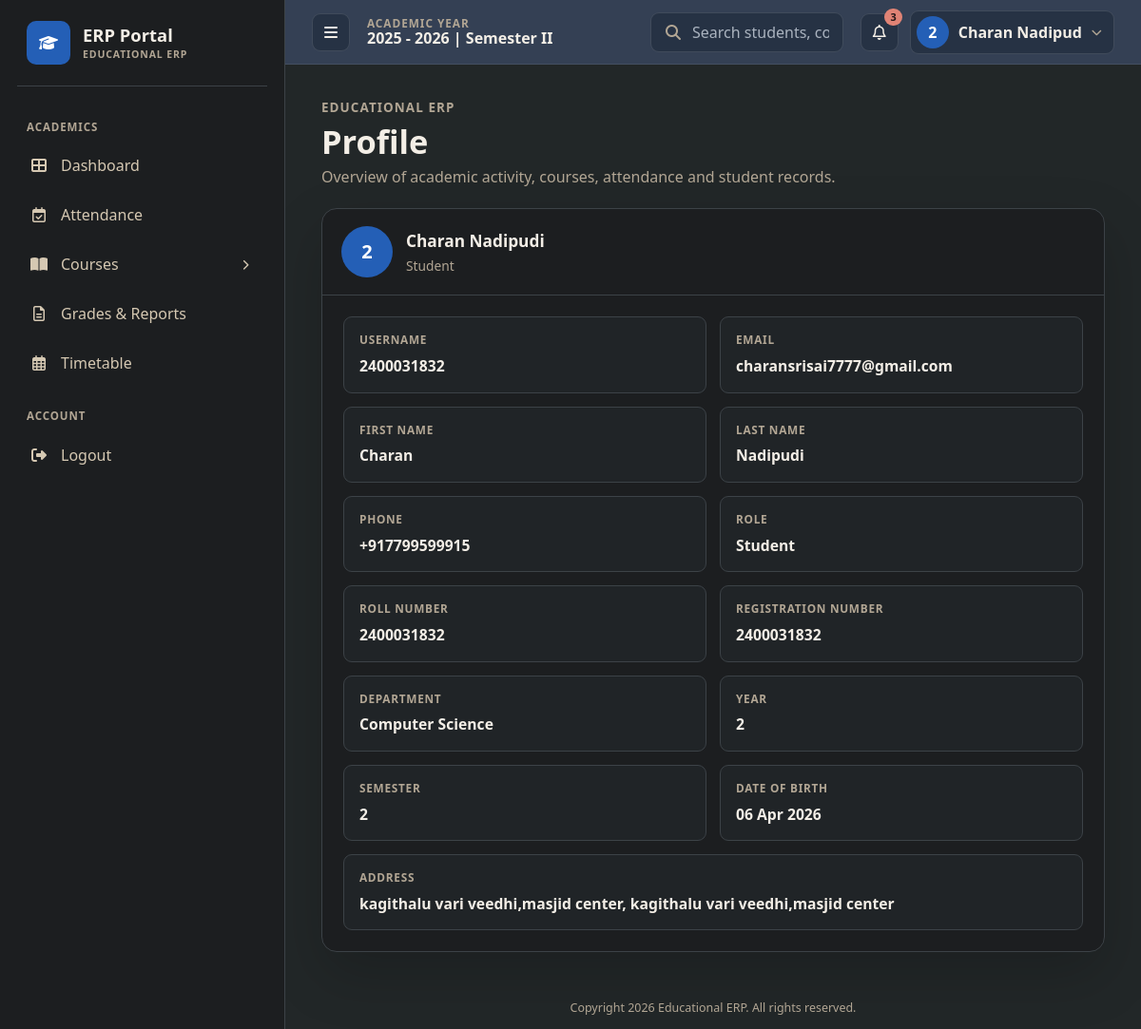
/profile/ (signed in), run on the app's committed database.
### users/models.py (models this page shows, shortened)
class CustomUser(AbstractUser):
    ROLE_CHOICES = (
        ('admin', 'Admin'),
        ('administrator', 'Administrator'),
        ('teacher', 'Faculty'),
        ('student', 'Student'),
    )
    role = models.CharField(max_length=20, choices=ROLE_CHOICES)
    phone = models.CharField(max_length=15, blank=True, null=True)

### students/models.py (models this page shows, shortened)
class Student(models.Model):
    user = models.OneToOneField(settings.AUTH_USER_MODEL, on_delete=models.CASCADE)
    roll_number = models.CharField(max_length=20, unique=True)
    registration_number = models.CharField(max_length=50, unique=True)
    date_of_birth = models.DateField()
    phone = models.CharField(max_length=15)
    address = models.TextField()
    department = models.CharField(max_length=100)
    year = models.IntegerField()
    semester = models.IntegerField()
    photo = models.ImageField(upload_to='student_photos/', blank=True, null=True)

### users/views.py (the view)
# urls.py: path('profile/', views.profile_view, name='profile'),
@login_required
def profile_view(request):
    student = None
    if getattr(request.user, 'role', '') == 'student':
        try:
            from students.models import Student
            student = Student.objects.get(user=request.user)
        except Student.DoesNotExist:
            student = None
    return render(request, 'profile.html', {
        'profile_user': request.user,
        'student': student,
    })

### students/context_processors.py (called while the page is built)
def sidebar_students(request):
    if request.user.is_authenticated and (request.user.is_staff or request.user.is_superuser):
        students = Student.objects.select_related('user').order_by('roll_number')
        return {'sidebar_students': students}
    return {'sidebar_students': []}

### templates/profile.html (shortened to what this page needs)
{% extends 'base.html' %}
{% block content %}
<div class="page-header">Profile</div>
<div class="data-table-wrap" style="max-width:920px;">
  <div class="tbl-header">
    <div style="display:flex;align-items:center;gap:14px;">
      <div class="avatar" style="width:54px;height:54px;font-size:1.25rem;">{{ profile_user.username|slice:":1"|upper }}</div>
      <div>
        <div class="tbl-title">{{ profile_user.get_full_name|default:profile_user.username }}</div>
        <div class="total-badge">{{ profile_user.get_role_display|default:profile_user.role }}</div>
      </div>
    </div>
  </div>
  <div style="padding:22px;">
    <div class="profile-grid">
      <div class="profile-item">
        <span>Username</span>
        <strong>{{ profile_user.username }}</strong>
      </div>
      <div class="profile-item">
        <span>Email</span>
        <strong>{{ profile_user.email|default:"Not provided" }}</strong>
      </div>
      <div class="profile-item">
        <span>First Name</span>
        <strong>{{ profile_user.first_name|default:"Not provided" }}</strong>
      </div>
      <div class="profile-item">
        <span>Last Name</span>
        <strong>{{ profile_user.last_name|default:"Not provided" }}</strong>
      </div>
      <div class="profile-item">
        <span>Phone</span>
        <strong>{{ profile_user.phone|default:"Not provided" }}</strong>
      </div>
      <div class="profile-item">
        <span>Role</span>
        <strong>{{ profile_user.get_role_display|default:profile_user.role }}</strong>
      </div>
      {% if student %}
      <div class="profile-item">
        <span>Roll Number</span>
        <strong>{{ student.roll_number }}</strong>
      </div>
      <div class="profile-item">
        <span>Registration Number</span>
        <strong>{{ student.registration_number }}</strong>
      </div>
      <div class="profile-item">
        <span>Department</span>
        <strong>{{ student.department|default:"Not provided" }}</strong>
      </div>
      <div class="profile-item">
        <span>Year</span>
        <strong>{{ student.year }}</strong>
      </div>
      <div class="profile-item">
        <span>Semester</span>
        <strong>{{ student.semester }}</strong>
      </div>
      <div class="profile-item">
        <span>Date of Birth</span>
        <strong>{{ student.date_of_birth|date:"d M Y" }}</strong>
      </div>
      <div class="profile-item full">
        <span>Address</span>
        <strong>{{ student.address|default:"Not provided" }}</strong>
      </div>
      {% endif %}
    </div>
  </div>
</div>
{% endblock %}

### templates/base.html (shortened to what this page needs)
<!DOCTYPE html>
<html lang="en">
<head>
  <link href="https://cdn.jsdelivr.net/npm/bootstrap@5.3.0/dist/css/bootstrap.min.css" rel="stylesheet"/>
  <link href="https://cdnjs.cloudflare.com/ajax/libs/font-awesome/6.4.0/css/all.min.css" rel="stylesheet"/>
</head>
<body>
<nav class="top-navbar">
  <button class="hamburger" type="button" onclick="toggleSidebar()" aria-label="Toggle navigation"><i class="fas fa-bars"></i></button>
  <div class="top-meta">
    <span>Academic Year</span>
    2025 - 2026 | Semester II
  </div>
  <div class="search-wrap">
    <i class="fas fa-search"></i>
    <input type="text" placeholder="Search students, courses, faculty..."/>
  </div>
  <div class="nav-right">
    <button class="icon-btn" type="button" aria-label="Notifications"><i class="far fa-bell"></i></button>
    <div class="user-menu-wrap">
      <button class="user-chip" type="button" onclick="toggleUserMenu(event)" aria-haspopup="true" aria-expanded="false" id="userMenuButton">
        <div class="avatar">{{ user.username|slice:":1"|upper }}</div>
        <span>{{ user.get_full_name|default:user.username|slice:":14" }}</span>
        <i class="fas fa-chevron-down" style="font-size:.7rem;color:var(--muted);"></i>
      </button>
    </div>
  </div>
</nav>
<aside class="sidebar" id="sidebar">
  <a href="{% url 'home' %}" class="brand">
    <span class="logo-text">ERP Portal</span>
  </a>
  <div class="section-sep">Academics</div>
  <a href="{% url 'home' %}" class="nav-link-item {% if request.resolver_match.url_name == 'home' %}active{% endif %}">
    <i class="fas fa-table-cells-large"></i> Dashboard
  </a>
  {% if not user.is_staff and not user.is_superuser %}
  <a href="{% url 'attendance' %}" class="nav-link-item {% if request.resolver_match.url_name == 'attendance' %}active{% endif %}">
    <i class="far fa-calendar-check"></i> Attendance
  </a>
  <div>
    <a href="javascript:void(0)" onclick="toggleMenu('courses-menu',this)"
       class="nav-link-item {% if request.resolver_match.url_name == 'courses' or request.resolver_match.url_name == 'course_internals' %}open active{% endif %}">
      <i class="fas fa-book-open"></i> Courses
      <i class="fas fa-chevron-right arrow"></i>
    </a>
  </div>
  <a href="{% url 'grades' %}" class="nav-link-item {% if request.resolver_match.url_name == 'grades' %}active{% endif %}">
    <i class="far fa-file-lines"></i> Grades & Reports
  </a>
  <a href="{% url 'timetable' %}" class="nav-link-item {% if request.resolver_match.url_name == 'timetable' %}active{% endif %}">
    <i class="far fa-calendar-days"></i> Timetable
  </a>
  {% endif %}
  <div class="section-sep">Account</div>
  <a href="{% url 'logout' %}" class="nav-link-item">
    <i class="fas fa-right-from-bracket"></i> Logout
  </a>
</aside>
<div class="main-content">
  {% block content %}{% endblock %}
</div>
<footer>Copyright 2026 Educational ERP. All rights reserved.</footer>
</body>
</html>

### templates/profile.html (style rules this page uses)
.profile-grid { display:grid; grid-template-columns:repeat(2,minmax(0,1fr)); gap:14px; }
.profile-item { background:#202427; border:1px solid var(--panel-line); border-radius:9px; padding:15px 16px; min-width:0; }
.profile-item.full { grid-column:1 / -1; }
.profile-item span { display:block; color:var(--muted); font-size:.74rem; font-weight:800; letter-spacing:.06em; text-transform:uppercase; margin-bottom:6px; }
.profile-item strong { color:var(--text); font-size:.98rem; overflow-wrap:anywhere; }

### data on the page
CustomUser: username "2", get_full_name "Charan Nadipud", get_full_name "Charan Nadipudi", role "Student", username "2400031832", email "charansrisai7777@gmail.com", first_name "Charan", last_name "Nadipudi", phone "+917799599915"
Student: roll_number "2400031832", registration_number "2400031832", department "Computer Science", year "2", semester "2", date_of_birth "06 Apr 2026", address "kagithalu vari veedhi,masjid center, kagithalu vari veedhi,masjid center"
